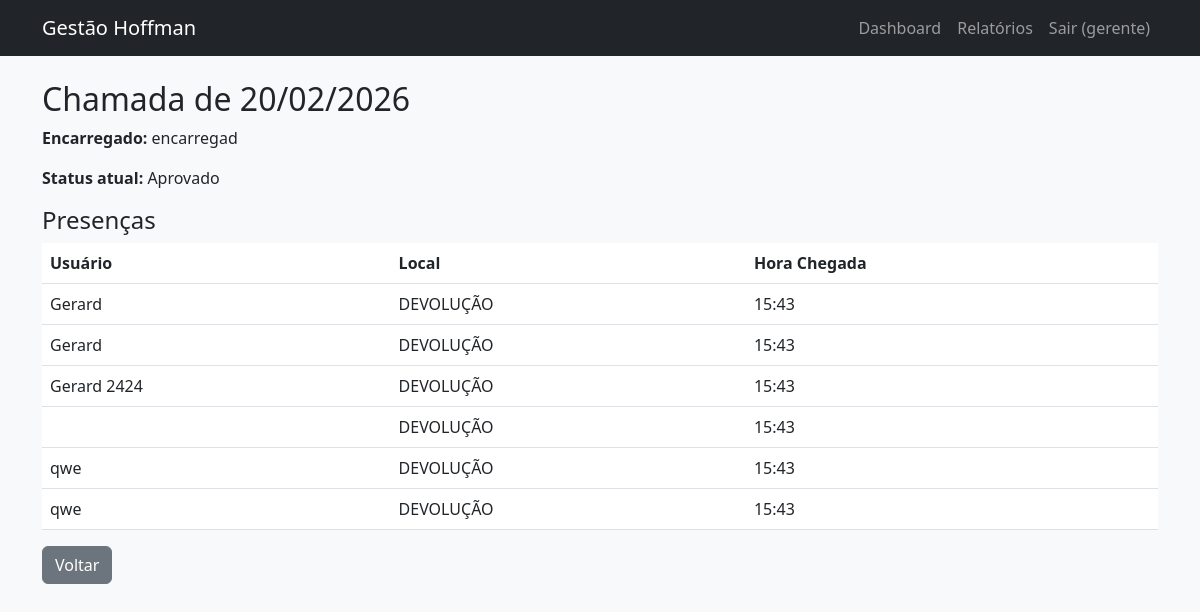
The page /gerente/chamadas/16/ (signed in) on the database its author committed.
### gestao/models.py (models this page shows, shortened)
class User(AbstractUser):
    ROLE_CHOICES = (
        ('gestor', 'Gestor'),
        ('gerente', 'Gerente'),
        ('encarregado', 'Encarregado'),
        ('usuario', 'Usuário'),
        ('administrador', 'Administrador'),
    )
    role = models.CharField(max_length=20, choices=ROLE_CHOICES, default='usuario')
    cpf = models.CharField(max_length=14, unique=True, null=True, blank=True)
    telefone = models.CharField(max_length=20, blank=True)
    endereco = models.TextField(blank=True)
    aprovado = models.BooleanField(default=False)  # apenas para usuários
    aprovado_por = models.ForeignKey('self', on_delete=models.SET_NULL, null=True, blank=True, related_name='aprovados')
    aprovado_em = models.DateTimeField(null=True, blank=True)
    pix = models.CharField(max_length=50, blank=True)

class Chamada(models.Model):
    STATUS_CHOICES = (
        ('pendente', 'Pendente'),
        ('aprovado', 'Aprovado'),
        ('rejeitado', 'Rejeitado'),
    )
    data = models.DateField()
    encarregado = models.ForeignKey(User, on_delete=models.CASCADE, related_name='chamadas_criadas')
    criado_em = models.DateTimeField(auto_now_add=True)
    aprovado_por = models.ForeignKey(User, on_delete=models.SET_NULL, null=True, blank=True, related_name='chamadas_aprovadas')
    aprovado_em = models.DateTimeField(null=True, blank=True)
    status = models.CharField(max_length=20, choices=STATUS_CHOICES, default='pendente')
    class Meta:
        unique_together = ['data', 'encarregado']  # um encarregado só pode ter uma chamada por dia

class Presenca(models.Model):
    chamada = models.ForeignKey(Chamada, on_delete=models.CASCADE, related_name='presencas')
    usuario = models.ForeignKey(User, on_delete=models.CASCADE, related_name='presencas')
    local = models.ForeignKey(Local, on_delete=models.CASCADE)
    hora_chegada = models.TimeField(null=True, blank=True)
    hora_saida = models.TimeField(null=True, blank=True)
    class Meta:
        unique_together = ['chamada', 'usuario']  # um usuário só pode estar uma vez por chamada

class Local(models.Model):
    nome = models.CharField(max_length=50)
    descricao = models.TextField(blank=True)

### gestao/views/Vgerente.py (the view, shortened to what this page needs)
@login_required
@role_required('gerente')
def gerente_chamada_detail(request, pk):
    chamada = get_object_or_404(Chamada, pk=pk)
    presencas = chamada.presencas.all()
    return render(request, 'gerente/chamada_detail.html', {'chamada': chamada, 'presencas': presencas})

### templates/gerente/chamada_detail.html (shortened to what this page needs)
{% extends "base.html" %}
{% block content %}
<h2>Chamada de {{ chamada.data|date:"d/m/Y" }}</h2>
<p><strong>Encarregado:</strong> {{ chamada.encarregado.first_name }}</p>
<p><strong>Status atual:</strong> {{ chamada.get_status_display }}</p>
<h4>Presenças</h4>
<table class="table">
    <thead>
        <tr>
            <th>Usuário</th>
            <th>Local</th>
            <th>Hora Chegada</th>
        </tr>
    </thead>
    <tbody>
        {% for p in presencas %}
        <tr>
            <td>{{ p.usuario.first_name }}</td>
            <td>{{ p.local.nome }}</td>
            <td>{{ p.hora_chegada|default:"-" }}</td>
        </tr>
        {% endfor %}
    </tbody>
</table>
<a href="{% url 'dashboard' %}" class="btn btn-secondary">Voltar</a>
{% endblock %}

### templates/base.html (shortened to what this page needs)
<!DOCTYPE html>
<html lang="pt-br">
<head>
    <link href="https://cdn.jsdelivr.net/npm/bootstrap@5.3.0/dist/css/bootstrap.min.css" rel="stylesheet">
    <link rel="stylesheet" href="/static/css/style.css">
</head>
<body>
    <nav class="navbar navbar-expand-lg navbar-dark bg-dark">
        <div class="container">
            <a class="navbar-brand" href="{% url 'index' %}">Gestão Hoffman</a>
            <div class="collapse navbar-collapse" id="navbarNav">
                <ul class="navbar-nav ms-auto">
                    {% if user.is_authenticated %}
                        <li class="nav-item">
                            <a class="nav-link" href="{% url 'dashboard' %}">Dashboard</a>
                        </li>
                        {% if user.role == 'gerente' %}
                            <li class="nav-item"><a class="nav-link" href="{% url 'relatorio' %}">Relatórios</a></li>
                        {% endif %}
                        <li class="nav-item">
                            <a class="nav-link" href="{% url 'logout' %}">Sair ({{ user.first_name|default:user.username }})</a>
                        </li>
                    {% else %}
                        <li class="nav-item"><a class="nav-link" href="{% url 'login' %}">Login</a></li>
                        <li class="nav-item"><a class="nav-link" href="{% url 'register' %}">Registrar</a></li>
                    {% endif %}
                </ul>
            </div>
        </div>
    </nav>
    <main class="container mt-4">
        {% block content %}{% endblock %}
    </main>
</body>
</html>

### static/css/style.css (style rules this page uses)
body { background-color: #f8f9fa; }
.navbar { margin-bottom: 20px; }

### rows shown on the page
User: first_name "gerente"
Chamada: data "20/02/2026", encarregado.first_name "encarregad", status "Aprovado"
Presenca: usuario.first_name "Gerard", local.nome "DEVOLUÇÃO", hora_chegada "15:43"
Presenca: usuario.first_name "Gerard", local.nome "DEVOLUÇÃO", hora_chegada "15:43"
Presenca: usuario.first_name "Gerard 2424", local.nome "DEVOLUÇÃO", hora_chegada "15:43"
Presenca: local.nome "DEVOLUÇÃO", hora_chegada "15:43"
Presenca: usuario.first_name "qwe", local.nome "DEVOLUÇÃO", hora_chegada "15:43"
Presenca: usuario.first_name "qwe", local.nome "DEVOLUÇÃO", hora_chegada "15:43"
